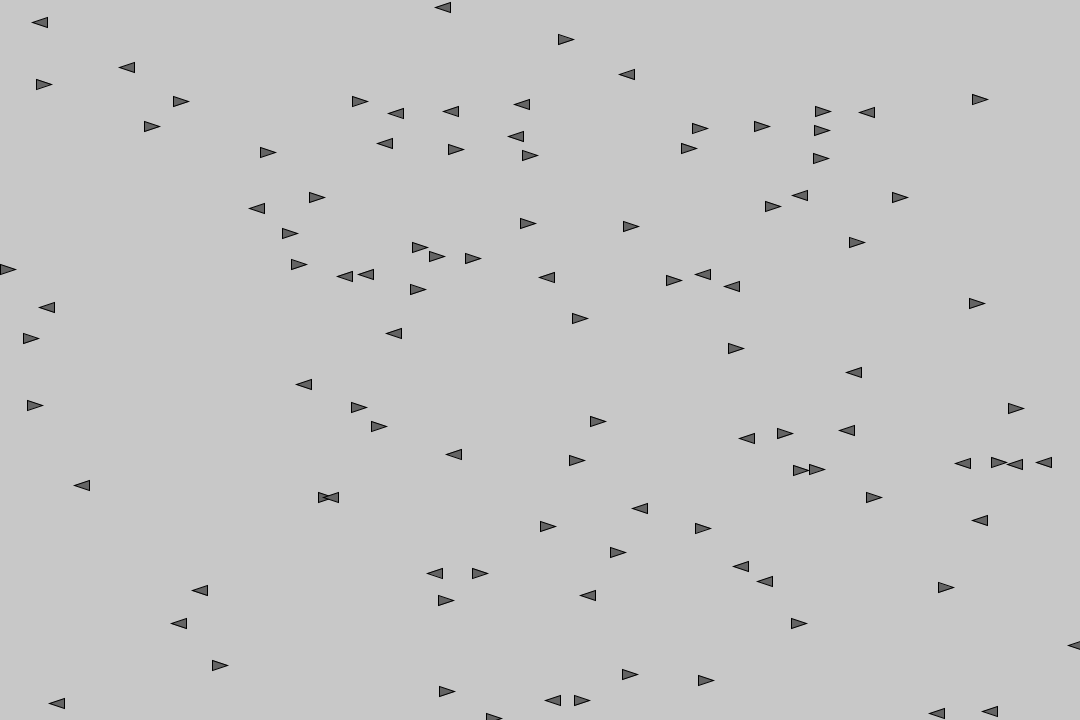
Frame 1 (no input)
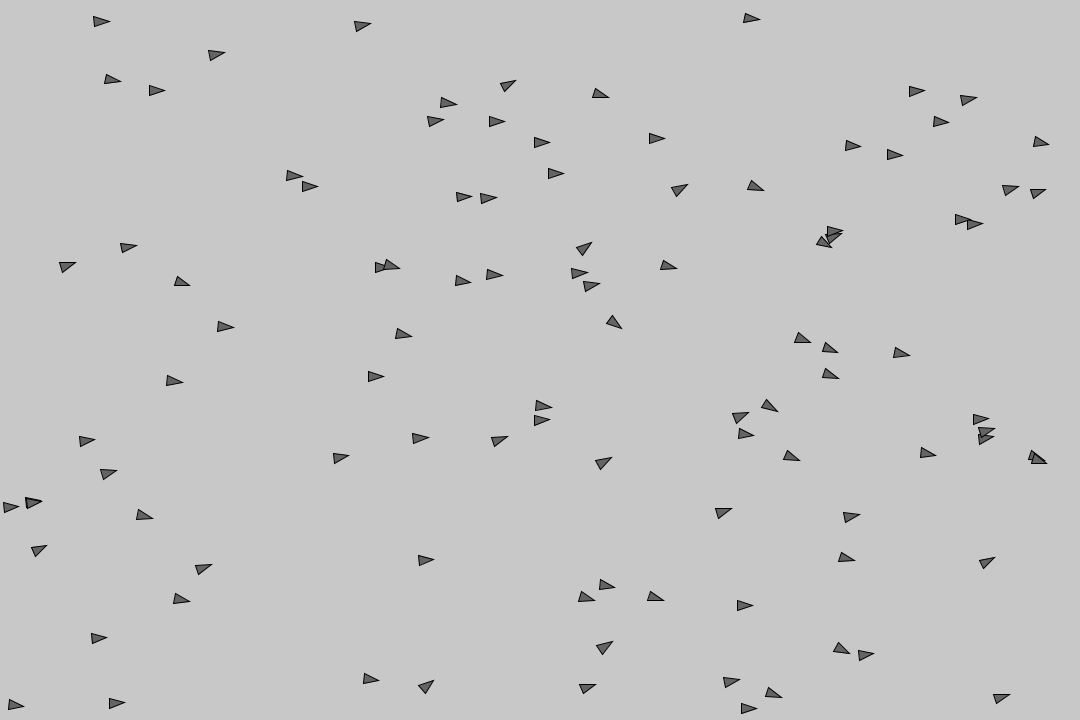
Frame 60 (the mouse pressed at the canvas centre just before this capture)
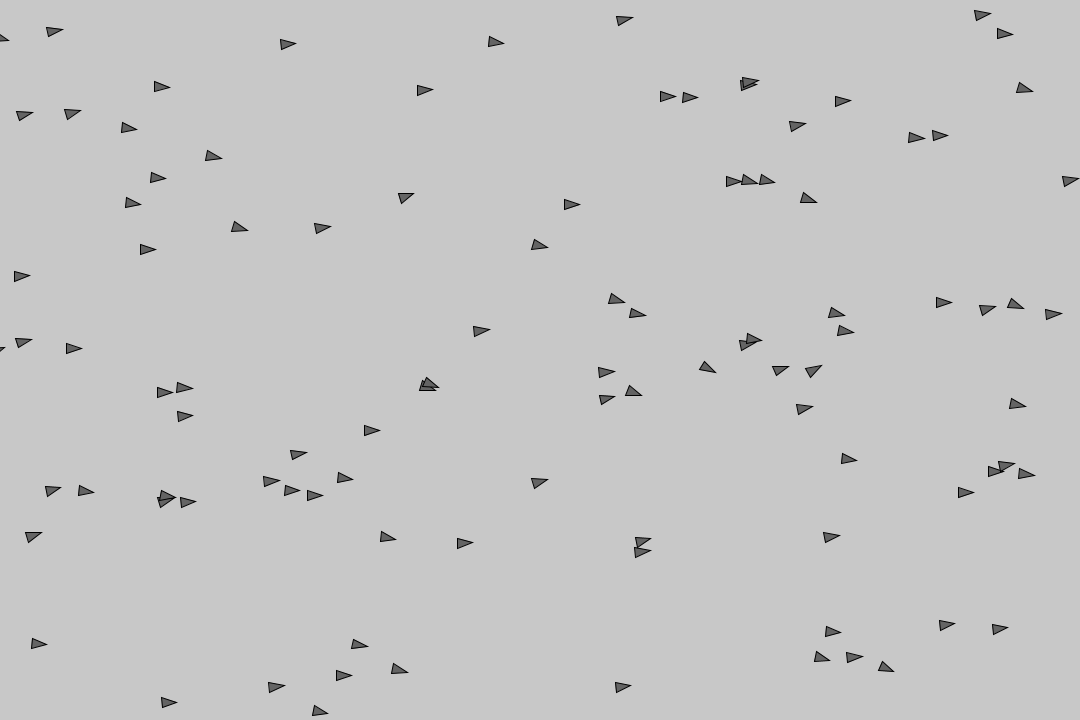
Frame 120 (the mouse held since frame 60 and released just before this capture)

The Processing sketch that drew these frames (run headless with seeded random() and noise(); from frame 60 on, the mouse is pressed at the canvas centre):

// Processing sketch: FieldFollowing
// ── FieldFollowing.pde
int resolution=20;
boolean show=false;
ArrayList<Vehicle> arrows=new ArrayList();
PVector[][] lines;
int w,h;
void setup() {
  size(1080, 720);
  lines=new PVector[width/resolution+1][height/resolution+1];
  for (int i=0; i < lines.length; i++) {
    for (int j=0; j < lines[0].length; j++) {
      float theta=random(-PI/3,PI/3);
      lines[i][j]=PVector.fromAngle(theta);
    }
  }
  for(int i=0; i < 100; i++){
     arrows.add(new Vehicle(random(width),random(height)));
  }
  
}

void draw() {
  background(200);
  for (Vehicle arrow : arrows) {
    arrow.show();
    arrow.move();
    arrow.bounder();
    arrow.steer(lines[int(arrow.p.x/resolution)][int(arrow.p.y/resolution)]);
  }
  if(show)printPath();
}

void mousePressed() {
  if(mouseButton==LEFT)arrows.add(new Vehicle(mouseX,mouseY));
  if(mouseButton==RIGHT)if(show)show=false; else show=true;
}

void printPath() {
  for (int i=0; i < lines.length; i++) {
    for (int j=0; j < lines[0].length; j++) {
      float angle=lines[i][j].heading();
      pushMatrix();
      translate(i*resolution+resolution/2,j*resolution+resolution/2);
      rotate(angle);
      line(-resolution/2,0,resolution/2,0);
      popMatrix();
    }
  }
}

// ── Vehicle.pde
class Vehicle {

  PVector p;
  PVector v;
  PVector a;
  PVector steering=new PVector();
  
  float maxSpeed=5;
  float maxForce=0.1;
  

  Vehicle(float x,float y) {
    //p=new PVector(random(1080), random(720));
    p=new PVector(x, y);
    v=new PVector(random(-3, 3), 0);
    a=new PVector(0,0);
  }

  void move() {
    v.add(a);
    p.add(v);
    a.mult(0);
  }

  void show() {
    float theta=v.heading2D()+radians(90);
    fill(100);
    pushMatrix();
    translate(p.x,p.y);
    rotate(theta);
    beginShape(TRIANGLES);
    vertex(0,0);
    vertex(-5,15);
    vertex(5,15);
    endShape();
    popMatrix();
  }
  
  void steer(PVector path){
    PVector desired=path.setMag(maxSpeed);
    steering=desired.copy().sub(v.copy());
    steering.limit(maxForce);
    a.add(steering);
  }
  
  void bounder(){
    if(p.x<0)p.x=1080;
    if(p.y<0)p.y=720; 
    if(p.x>1080)p.x=0;
    if(p.y>720)p.y=0;
  }
  
}
